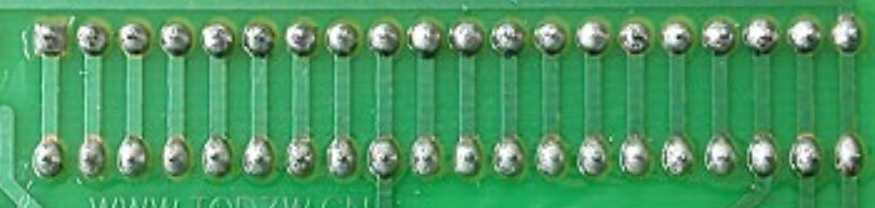
#> input picture opencv_project_practice/Lab4/images/PCB.png, 875 x 208 px
$ python Ex6.py
#> lines starting #> are read from the running program, lines starting #| are printed output that depends on the picture; after the words box and inside, x2 and y2 are one past the last pixel; in counts of white or black regions, pixels touching at a corner belong together
import cv2
import numpy as np
import matplotlib.pyplot as plt

# 读取PCB.png
img = cv2.imread('images/PCB.png', cv2.IMREAD_COLOR)
#> img is the input picture: shape (208, 875, 3); mean B, G, R 99, 152.4, 75.6
src = img[..., 2]
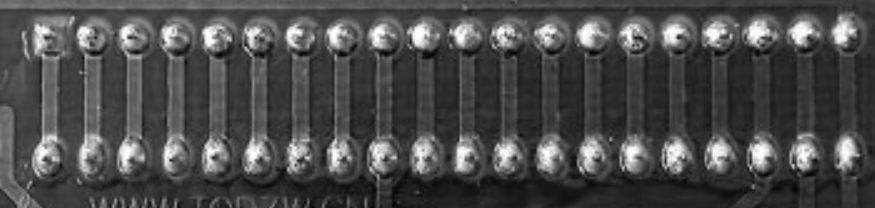
#> src: shape (208, 875); min 3, max 255, mean 75.6
# 二值化
ret, binary = cv2.threshold(src, 0, 255, cv2.THRESH_BINARY | cv2.THRESH_OTSU)
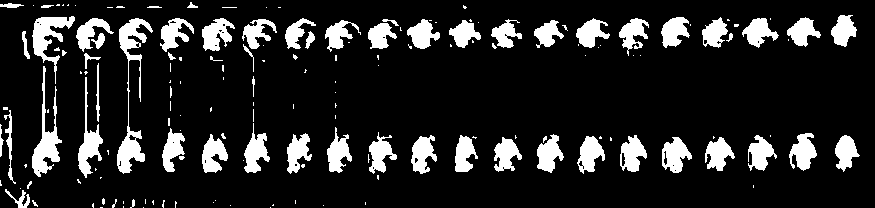
#> binary: shape (208, 875); 14.4% white; 165 white regions (105 under 20 px), largest, box (x1, y1, x2, y2) and area: (117, 18, 153, 174) 1564, (32, 66, 62, 177) 1072, (32, 16, 75, 84) 982
#> ret = 113
# 去噪
kernel = np.ones((7, 7), np.uint8)
opening = cv2.morphologyEx(binary, cv2.MORPH_OPEN, kernel)
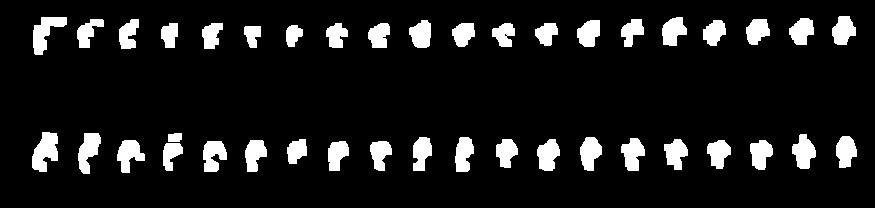
#> opening: shape (208, 875); 10.2% white; 41 white regions, largest, box (x1, y1, x2, y2) and area: (32, 132, 58, 172) 704, (33, 17, 67, 55) 643, (78, 133, 101, 174) 581
# 闭运算
kernel = np.ones((7, 7), np.uint8)
closing = cv2.morphologyEx(opening, cv2.MORPH_CLOSE, kernel)
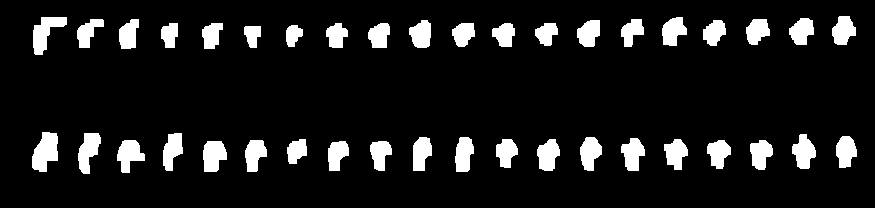
#> closing: shape (208, 875); 10.4% white; 40 white regions
# 轮廓检测
contours, hierarchy = cv2.findContours(closing, cv2.RETR_TREE, cv2.CHAIN_APPROX_SIMPLE)
#> contours = 40 contours; largest, box (x1, y1, x2, y2) and area: (32, 132, 58, 172) 681, (33, 17, 67, 55) 592, (203, 141, 227, 172) 538, (78, 133, 101, 174) 536, (117, 140, 145, 173) 522
# 轮廓所有中心点计算

# 输出焊点个数
print('焊点个数:', len(contours))
#| 焊点个数: 40

cx, cy = [], []
for i in range(len(contours)):
    M = cv2.moments(contours[i])
    cx.append(int(M['m10'] / M['m00']))
    cy.append(int(M['m01'] / M['m00']))
#> this loop made 40 passes
#> after the loop, cx = 40 values, max 845 at index 15, min 44 at index 19, mean 442.4; cy = 40 values, max 155 at index 2, min 30 at index 32, mean 92.28

# 绘制中心点
for i in range(len(cx)):
    cv2.circle(img, (cx[i], cy[i]), 5, (235, 123, 205), -1)
    print(f'第{i + 1}个点的位置:\t', cx[i], ',\t', cy[i], '')
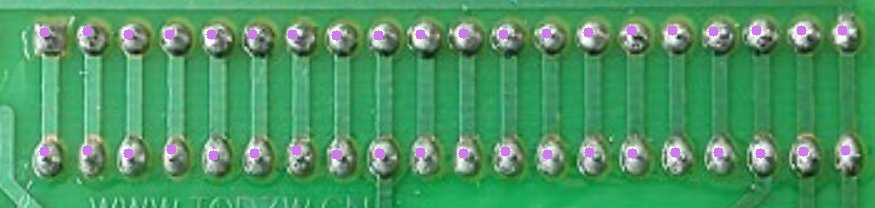
#> img: shape (208, 875, 3); 1.78% of pixels changed, all inside (x1, y1, x2, y2) = (39, 25, 851, 161)
plt.subplot(1, 1, 1), plt.imshow(img), plt.title('Original')
plt.show()

$ run again, with opencv_project_practice/Lab4/images/text.png copied over opencv_project_practice/Lab4/images/PCB.png
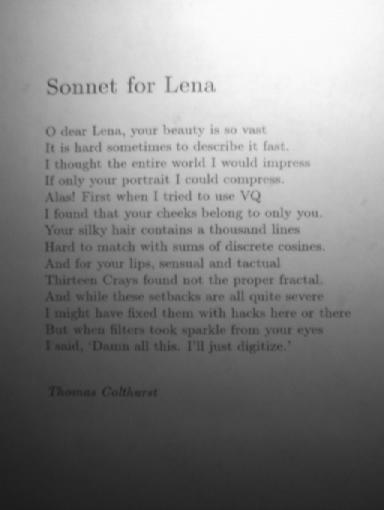
#> input picture opencv_project_practice/Lab4/images/text.png, 384 x 510 px
#> img is the input picture: shape (510, 384, 3); min 28, max 251, mean 133.2
#> `ret, binary = cv2.threshold(src, 0, 255, cv2.THRESH_BINARY | cv2.THRES..`:
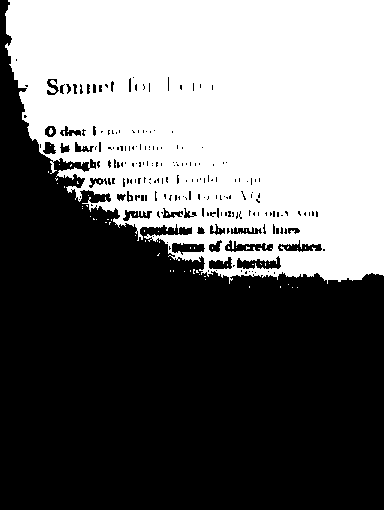
#> binary: shape (510, 384); 43% white; 64 white regions (62 under 20 px), largest, box (x1, y1, x2, y2) and area: (5, 0, 384, 284) 83989, (49, 128, 53, 135) 20
#> ret = 141
#> opening: shape (510, 384); 40.6% white; 7 white regions, largest, box (x1, y1, x2, y2) and area: (6, 0, 384, 280) 78229, (164, 234, 217, 244) 480, (204, 251, 228, 261) 223
#> closing: shape (510, 384); 42.4% white; 2 white regions
#> contours = 11 contours; largest, box (x1, y1, x2, y2) and area: (6, 0, 384, 280) 83343, (46, 78, 103, 96) 639, (278, 243, 322, 252) 342, (224, 268, 241, 276) 101, (45, 126, 56, 137) 94
#| 焊点个数: 11
#> the loop `for i in range(len(contours)):` made 11 passes
#> after the loop `for i in range(len(contours)):`: cx = [232, 220, 299, 277, 213, 163, 123, 112, 50, 132, 71]; cy = [271, 118, 247, 230, 229, 214, 197, 163, 130, 87, 87]
#> the loop `for i in range(len(cx)):` made 11 passes
#| 第1个点的位置:	 232 ,	 271
#| 第2个点的位置:	 220 ,	 118
#| 第3个点的位置:	 299 ,	 247
#| 第4个点的位置:	 277 ,	 230
#| 第5个点的位置:	 213 ,	 229
#> (further printed lines are left out)
#> after the loop `for i in range(len(cx)):`:
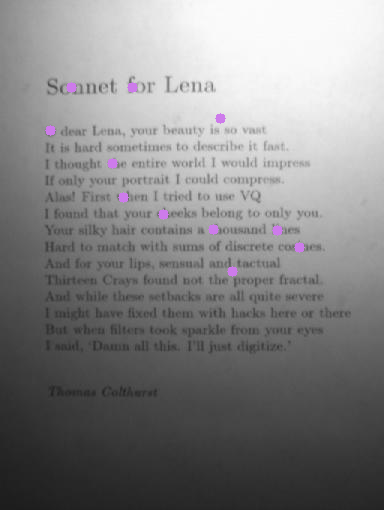
#> img: shape (510, 384, 3); 0.45% of pixels changed, all inside (x1, y1, x2, y2) = (45, 82, 305, 277)
